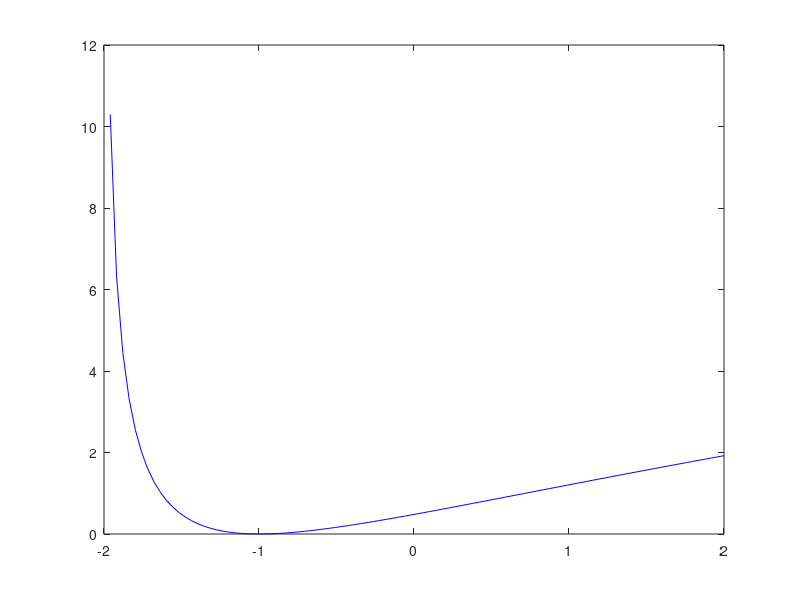

Recreate this plot in MATLAB. (Note: this script raises an error after producing the figure.)
clear all;
close all;
clc;

f = @(x) log(x+2).^2;

x = linspace(-2,2,100);

% Plot della funzione f in [-2,2]
figure(1)
plot(x,f(x),'b')

% Inizializzo i valori per il metodo di Newton
x0 = 0;
tol = 1e-8;
max_iter = 500;
Df = @(x) 2*log(x+2)./(x+2);
% Metodo di Newton
[x,xall,iter] = newton(f,Df,x0,tol,max_iter);

% Calcolo errore relativo
sol = -1;
err_rel = abs(xall-sol)/abs(sol);

% Metodo di Newton modificato
[xM,xallM,iterM] = newton_mod(f,Df,x0,2,tol,max_iter);
err_relM = abs(xallM-sol)/abs(sol);

% Plot in semilogy di err_rel
figure(2)
semilogy(1:iter, err_rel,'ko-','MarkerEdgeColor','m')
hold on;
semilogy(1:iterM, err_relM,'bo-','MarkerFaceColor','g')